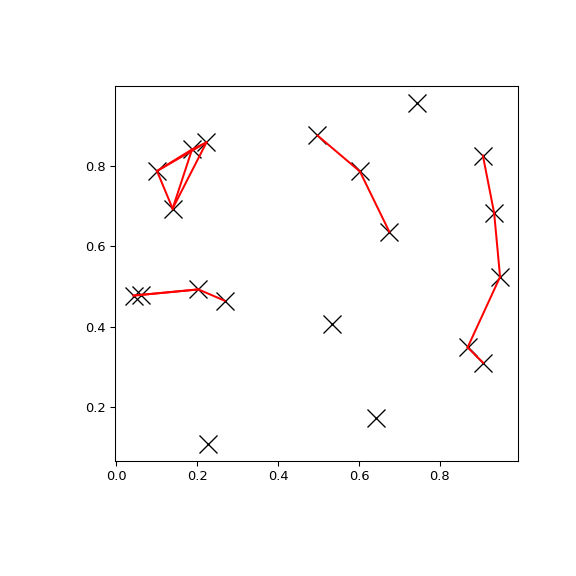

Write Python code to recreate this figure.
# You can search all pairs of points in a kd-tree within a distance:

import matplotlib.pyplot as plt
import numpy as np
from scipy.spatial import KDTree
rng = np.random.default_rng()
points = rng.random((20, 2))
plt.figure(figsize=(6, 6))
plt.plot(points[:, 0], points[:, 1], "xk", markersize=14)
kd_tree = KDTree(points)
pairs = kd_tree.query_pairs(r=0.2)
for (i, j) in pairs:
    plt.plot([points[i, 0], points[j, 0]],
            [points[i, 1], points[j, 1]], "-r")
plt.show()
